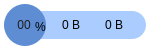
<?xml version="1.0" encoding="UTF-8"?>
<ui version="4.0">
 <class>center</class>
 <widget class="QWidget" name="center">
  <property name="geometry">
   <rect>
    <x>0</x>
    <y>0</y>
    <width>150</width>
    <height>50</height>
   </rect>
  </property>
  <property name="cursor">
   <cursorShape>PointingHandCursor</cursorShape>
  </property>
  <property name="windowTitle">
   <string>Form</string>
  </property>
  <property name="toolTip">
   <string>行動是治癒恐懼的良藥，而猶豫、拖延將不斷滋養恐懼</string>
  </property>
  <property name="styleSheet">
   <string notr="true">QWidget#center {
	background-color: transparent;
    border-image: url(&quot;:/icons/archlinux-light.png&quot;);
}
QWidget:hover#center {
	background-color: transparent;
    border-image: url(&quot;:/icons/archlinux-dark.png&quot;);
}</string>
  </property>
  <widget class="QLabel" name="memUse">
   <property name="geometry">
    <rect>
     <x>3</x>
     <y>4</y>
     <width>42</width>
     <height>42</height>
    </rect>
   </property>
   <property name="styleSheet">
    <string notr="true">font: 16pt &quot;华文琥珀&quot;;
color: rgb(30, 30, 30);</string>
   </property>
   <property name="text">
    <string>00</string>
   </property>
   <property name="alignment">
    <set>Qt::AlignCenter</set>
   </property>
  </widget>
  <widget class="QLabel" name="netUp">
   <property name="geometry">
    <rect>
     <x>105</x>
     <y>15</y>
     <width>60</width>
     <height>20</height>
    </rect>
   </property>
   <property name="styleSheet">
    <string notr="true">font: 7pt &quot;Microsoft YaHei&quot;;
color: rgb(0, 0, 0);</string>
   </property>
   <property name="text">
    <string>0 B</string>
   </property>
  </widget>
  <widget class="QLabel" name="netDown">
   <property name="geometry">
    <rect>
     <x>62</x>
     <y>15</y>
     <width>60</width>
     <height>20</height>
    </rect>
   </property>
   <property name="styleSheet">
    <string notr="true">font: 7pt &quot;Microsoft YaHei&quot;;
color: rgb(0, 0, 0);</string>
   </property>
   <property name="text">
    <string>0 B</string>
   </property>
  </widget>
  <widget class="QLabel" name="percent">
   <property name="geometry">
    <rect>
     <x>35</x>
     <y>17</y>
     <width>20</width>
     <height>20</height>
    </rect>
   </property>
   <property name="styleSheet">
    <string notr="true">font: 7pt &quot;华文细黑&quot;;
color: rgb(0, 0, 0);</string>
   </property>
   <property name="text">
    <string>%</string>
   </property>
  </widget>
  <widget class="QFrame" name="frame">
   <property name="geometry">
    <rect>
     <x>4</x>
     <y>4</y>
     <width>42</width>
     <height>42</height>
    </rect>
   </property>
   <property name="styleSheet">
    <string notr="true">background-color: rgb(95, 141, 211);
border-radius: 21px;</string>
   </property>
   <property name="frameShape">
    <enum>QFrame::StyledPanel</enum>
   </property>
   <property name="frameShadow">
    <enum>QFrame::Raised</enum>
   </property>
  </widget>
  <widget class="QFrame" name="frame_2">
   <property name="geometry">
    <rect>
     <x>40</x>
     <y>11</y>
     <width>106</width>
     <height>28</height>
    </rect>
   </property>
   <property name="styleSheet">
    <string notr="true">background-color: rgb(170, 204, 255);
border-top-right-radius:    14px;
border-bottom-right-radius: 14px;</string>
   </property>
   <property name="frameShape">
    <enum>QFrame::StyledPanel</enum>
   </property>
   <property name="frameShadow">
    <enum>QFrame::Raised</enum>
   </property>
  </widget>
  <widget class="QWidget" name="widget" native="true">
   <property name="geometry">
    <rect>
     <x>0</x>
     <y>0</y>
     <width>150</width>
     <height>50</height>
    </rect>
   </property>
   <property name="styleSheet">
    <string notr="true">border-image: url(:/icons/archlinux.png)</string>
   </property>
  </widget>
  <zorder>frame_2</zorder>
  <zorder>frame</zorder>
  <zorder>widget</zorder>
  <zorder>memUse</zorder>
  <zorder>netUp</zorder>
  <zorder>netDown</zorder>
  <zorder>percent</zorder>
 </widget>
 <resources/>
 <connections/>
</ui>
